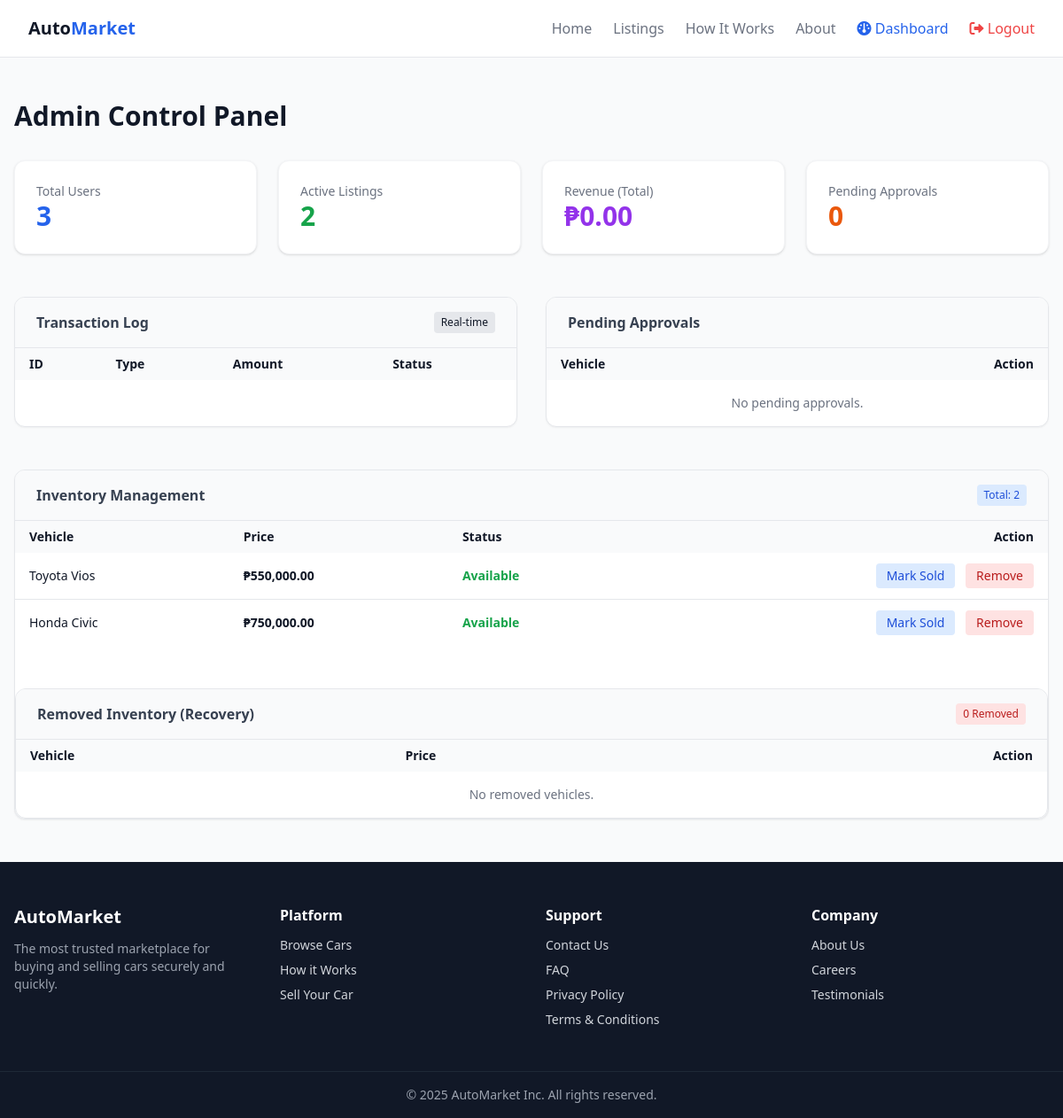
Page /admin_dashboard.php (signed in) on the committed database.
### tables this page shows
CREATE TABLE cars (
    id INT AUTO_INCREMENT PRIMARY KEY,
    seller_id INT NOT NULL,

    make VARCHAR(50) NOT NULL,
    model VARCHAR(50) NOT NULL,
    YEAR INT NOT NULL,
    price DECIMAL(10,2) NOT NULL,
    mileage INT NOT NULL,
    TYPE VARCHAR(30),
    description TEXT,

    image_url VARCHAR(255),
    views INT DEFAULT 0,

    STATUS ENUM('Available','Pending','Sold','Removed') DEFAULT 'Pending',
    action_request ENUM('mark_sold','remove') DEFAULT NULL,

    created_at TIMESTAMP DEFAULT CURRENT_TIMESTAMP,

    FOREIGN KEY (seller_id) REFERENCES users(id)
);

### admin_dashboard.php (the view, shortened to what this page needs)
<?php
include 'db.php';
include 'header.php';
$total_users = $pdo->query("SELECT COUNT(*) FROM users")->fetchColumn();
$active_listings = $pdo->query("SELECT COUNT(*) FROM cars WHERE status = 'Available'")->fetchColumn();
$pending_approvals = $pdo->query("SELECT COUNT(*) FROM cars WHERE status = 'Pending'")->fetchColumn();
$revenue = $pdo->query("
    SELECT COALESCE(SUM(amount), 0)
    FROM transactions
    WHERE status = 'Paid'
")->fetchColumn();
$inventory = $pdo->query("
    SELECT *, STATUS AS status
    FROM cars
    WHERE STATUS != 'Removed'
    ORDER BY created_at DESC
")->fetchAll(PDO::FETCH_ASSOC);
$removedCars = $pdo->query("
    SELECT *, STATUS AS status
    FROM cars
    WHERE STATUS = 'Removed'
    ORDER BY created_at DESC
")->fetchAll(PDO::FETCH_ASSOC);
?>
<div class="max-w-7xl mx-auto px-4 py-12">
    <h1 class="text-3xl font-bold text-gray-900 mb-8">Admin Control Panel</h1>
    <div class="grid grid-cols-1 md:grid-cols-4 gap-6 mb-12">
        <div class="bg-white p-6 rounded-xl shadow border border-gray-100">
            <p class="text-gray-500 text-sm">Total Users</p>
            <h2 class="text-3xl font-bold text-blue-600"><?= number_format($total_users) ?></h2>
        </div>
        <div class="bg-white p-6 rounded-xl shadow border border-gray-100">
            <p class="text-gray-500 text-sm">Active Listings</p>
            <h2 class="text-3xl font-bold text-green-600"><?= number_format($active_listings) ?></h2>
        </div>
        <div class="bg-white p-6 rounded-xl shadow border border-gray-100">
            <p class="text-gray-500 text-sm">Revenue (Total)</p>
            <h2 class="text-3xl font-bold text-purple-600">₱<?= number_format($revenue, 2) ?></h2>
        </div>
        <div class="bg-white p-6 rounded-xl shadow border border-gray-100">
            <p class="text-gray-500 text-sm">Pending Approvals</p>
            <h2 class="text-3xl font-bold text-orange-600"><?= number_format($pending_approvals) ?></h2>
        </div>
    </div>
    <div class="grid grid-cols-1 lg:grid-cols-2 gap-8">
      <div class="bg-white rounded-xl shadow-sm border overflow-hidden">
    <div class="px-6 py-4 border-b bg-gray-50 flex justify-between items-center">
        <h3 class="font-bold text-gray-700">Transaction Log</h3>
        <span class="text-xs bg-gray-200 px-2 py-1 rounded">Real-time</span>
    </div>
    <div class="max-h-[250px] overflow-y-auto">
        <table class="min-w-full text-sm">
            <thead class="bg-gray-50 sticky top-0 z-10">
                <tr>
                    <th class="px-4 py-2 text-left">ID</th>
                    <th class="px-4 py-2 text-left">Type</th>
                    <th class="px-4 py-2 text-left">Amount</th>
                    <th class="px-4 py-2 text-left">Status</th>
                </tr>
            </thead>
            </table>
        </div>
      </div>
        <div class="bg-white rounded-xl shadow-sm border overflow-hidden">
            <div class="px-6 py-4 border-b bg-gray-50">
                <h3 class="font-bold text-gray-700">Pending Approvals</h3>
            </div>
    <div class="max-h-[250px] overflow-y-auto">
        <table class="min-w-full text-sm">
            <thead class="bg-gray-50 sticky top-0 z-10">
                <tr>
                        <th class="px-4 py-2 text-left">Vehicle</th>
                        <th class="px-4 py-2 text-right">Action</th>
                    </tr>
                </thead>
                <tbody class="divide-y divide-gray-200">
                    <?php
                    $stmt = $pdo->query("SELECT * FROM cars WHERE status = 'Pending'");
                    $pending = $stmt->fetchAll(PDO::FETCH_ASSOC);
                  if(count($pending) > 0) {
    foreach ($pending as $car) {
        $requestLabel = match($car['action_request']) {
            'mark_sold' => 'Mark as Sold',
            'remove' => 'Remove',
            default => 'Unknown',
        };
                            echo "<tr>
                                <td class='px-4 py-3'>{$car['year']} {$car['make']} {$car['model']}</td>
                                <td class='px-4 py-3 text-right'>
                                    <a href='?approve={$car['id']}' class='bg-green-100 text-green-700 px-3 py-1 rounded hover:bg-green-200'>Approve</a>
                                </td>
                            </tr>";
                        }
                    } else {
                        echo "<tr><td colspan='2' class='px-4 py-4 text-center text-gray-500'>No pending approvals.</td></tr>";
                    }
                    ?>
                </tbody>
            </table>
        </div>
        </div>
        </div>
    <div class="mt-12 bg-white rounded-xl shadow-sm border overflow-hidden">
        <div class="px-6 py-4 border-b bg-gray-50 flex justify-between items-center">
            <h3 class="font-bold text-gray-700">Inventory Management</h3>
            <span class="text-xs bg-blue-100 text-blue-700 px-2 py-1 rounded">
                Total: <?= count($inventory) ?>
            </span>
        </div>
    <div class="max-h-[250px] overflow-y-auto">
        <table class="min-w-full text-sm">
            <thead class="bg-gray-50 sticky top-0 z-10">
                <tr>
                    <th class="px-4 py-2 text-left">Vehicle</th>
                    <th class="px-4 py-2 text-left">Price</th>
                    <th class="px-4 py-2 text-left">Status</th>
                    <th class="px-4 py-2 text-right">Action</th>
                </tr>
            </thead>
            <tbody class="divide-y divide-gray-200">
                <?php foreach($inventory as $car):
                    $statusColor = match($car['status']) {
                        'Available' => 'text-green-600',
                        'Sold' => 'text-blue-600',
                        'Pending' => 'text-orange-600',
                        default => 'text-gray-500'
                    };
                ?>
                <tr>
                    <td class="px-4 py-3"><?= $car['year'] ?> <?= $car['make'] ?> <?= $car['model'] ?></td>
                    <td class="px-4 py-3 font-bold">₱<?= number_format($car['price'], 2) ?></td>
                    <td class="px-4 py-3 font-semibold <?= $statusColor ?>"><?= $car['status'] ?></td>
                    <td class="px-4 py-3 text-right space-x-2 whitespace-nowrap">
    <?php if($car['status'] === 'Available'): ?>
        <button onclick="confirmAction('mark_sold', <?= $car['id'] ?>, 'Mark this vehicle as SOLD?')"
            class="bg-blue-100 text-blue-700 px-3 py-1 rounded hover:bg-blue-200">
            Mark Sold
        </button>
    <?php endif; ?>
    <button onclick="confirmAction('remove', <?= $car['id'] ?>, 'Remove this vehicle from inventory?')"
        class="bg-red-100 text-red-700 px-3 py-1 rounded hover:bg-red-200">
        Remove
    </button>
</td>
                </tr>
                <?php endforeach; ?>
            </tbody>
        </table>
    </div>
<div class="mt-12 bg-white rounded-xl shadow-sm border overflow-hidden">
    <div class="px-6 py-4 border-b bg-gray-50 flex justify-between items-center">
        <h3 class="font-bold text-gray-700">Removed Inventory (Recovery)</h3>
        <span class="text-xs bg-red-100 text-red-700 px-2 py-1 rounded">
            <?= count($removedCars) ?> Removed
        </span>
    </div>
    <div class="max-h-[250px] overflow-y-auto">
        <table class="min-w-full text-sm">
            <thead class="bg-gray-50 sticky top-0 z-10">
                <tr>
                    <th class="px-4 py-2 text-left">Vehicle</th>
                    <th class="px-4 py-2 text-left">Price</th>
                    <th class="px-4 py-2 text-right">Action</th>
                </tr>
            </thead>
        <tbody class="divide-y divide-gray-200">
            <?php if(count($removedCars) > 0): ?>
                <?php foreach($removedCars as $car): ?>
                <tr>
                    <td class="px-4 py-3">
                        <?= $car['year'] ?> <?= $car['make'] ?> <?= $car['model'] ?>
                    </td>
                    <td class="px-4 py-3 font-bold">
                        ₱<?= number_format($car['price'], 2) ?>
                    </td>
                    <td class="px-4 py-3 text-right">
                        <button onclick="confirmAction('restore', <?= $car['id'] ?>, 'Restore this vehicle?')"
                         class="bg-green-100 text-green-700 px-3 py-1 rounded hover:bg-green-200">
                             Restore
                               </button>
                    </td>
                </tr>
                <?php endforeach; ?>
            <?php else: ?>
                <tr>
                    <td colspan="3" class="px-4 py-4 text-center text-gray-500">
                        No removed vehicles.
                    </td>
                </tr>
            <?php endif; ?>
        </tbody>
    </table>
</div>
<?php include 'footer.php'; ?>

### header.php (shortened to what this page needs)
<!DOCTYPE html>
<html lang="en">
<head>
    <script src="https://cdn.tailwindcss.com"></script>
    <link href="https://cdnjs.cloudflare.com/ajax/libs/font-awesome/6.0.0/css/all.min.css" rel="stylesheet">
</head>
<body class="bg-gray-50 text-gray-900 font-sans flex flex-col min-h-screen">
<nav class="bg-white border-b border-gray-200 sticky top-0 z-50">
    <div class="max-w-7xl mx-auto px-4 sm:px-6 lg:px-8">
        <div class="flex justify-between h-16">
            <div class="flex items-center">
                <a href="index.php" class="text-xl font-bold text-gray-900">
                    Auto<span class="text-blue-600">Market</span>
                </a>
            </div>
            <div class="flex items-center space-x-6">
                <a href="index.php" class="text-gray-500 hover:text-blue-600 font-medium">
                    Home
                </a>
                <a href="listings.php" class="text-gray-500 hover:text-blue-600 font-medium">
                    Listings
                </a>
                <a href="how_it_works.php" class="text-gray-500 hover:text-blue-600 font-medium">
                    How It Works
                </a>
                <a href="about.php" class="text-gray-500 hover:text-blue-600 font-medium">
                    About
                </a>
                <?php if (isset($_SESSION['role'])): ?>
                    <?php if ($_SESSION['role'] === 'seller'): ?>
                        <a href="seller_dashboard.php" class="text-blue-600 font-medium">
                            <i class="fas fa-gauge"></i> Dashboard
                        </a>
                    <?php elseif ($_SESSION['role'] === 'buyer'): ?>
                        <a href="buyer_dashboard.php" class="text-blue-600 font-medium">
                            <i class="fas fa-gauge"></i> Dashboard
                        </a>
                    <?php elseif ($_SESSION['role'] === 'admin'): ?>
                        <a href="admin_dashboard.php" class="text-blue-600 font-medium">
                            <i class="fas fa-gauge"></i> Dashboard
                        </a>
                    <?php endif; ?>
                    <a href="logout.php" class="text-red-500 font-medium">
                        <i class="fas fa-sign-out-alt"></i> Logout
                    </a>
                <?php endif; ?>
            </div>
        </div>
    </div>
</nav>
<main class="flex-grow">

### footer.php
</main>
<footer class="bg-gray-900 text-gray-300 mt-auto">
    <div class="max-w-7xl mx-auto px-4 py-12 grid grid-cols-1 md:grid-cols-4 gap-8">
        <div>
            <h2 class="text-white text-xl font-bold mb-3">AutoMarket</h2>
            <p class="text-sm text-gray-400">
                The most trusted marketplace for buying and selling cars securely and quickly.
            </p>
        </div>
        <div>
            <h3 class="text-white font-semibold mb-3">Platform</h3>
            <ul class="space-y-2 text-sm">
                <li><a href="listings.php" class="hover:text-white">Browse Cars</a></li>
                <li><a href="how_it_works.php" class="hover:text-white">How it Works</a></li>
                <li><a href="listings.php" class="hover:text-white">Sell Your Car</a></li>
            </ul>
        </div>
        <div>
            <h3 class="text-white font-semibold mb-3">Support</h3>
            <ul class="space-y-2 text-sm">
                <li><a href="contact.php" class="hover:text-white">Contact Us</a></li>
                <li><a href="faq.php" class="hover:text-white">FAQ</a></li>
                <li><a href="privacy.php" class="hover:text-white">Privacy Policy</a></li>
                <li><a href="terms.php" class="hover:text-white">Terms & Conditions</a></li>
            </ul>
        </div>
        <div>
            <h3 class="text-white font-semibold mb-3">Company</h3>
            <ul class="space-y-2 text-sm">
                <li><a href="about.php" class="hover:text-white">About Us</a></li>
                <li><a href="careers.php" class="hover:text-white">Careers</a></li>
                <li><a href="#" class="hover:text-white">Testimonials</a></li>
            </ul>
        </div>
    </div>
    <div class="border-t border-gray-800 py-4 text-center text-sm text-gray-400">
        © 2025 AutoMarket Inc. All rights reserved.
    </div>
</footer>
</body>
</html>

### rows in the picture
cars: make "Toyota", model "Vios", price "550,000.00", STATUS "Available"
cars: make "Honda", model "Civic", price "750,000.00", STATUS "Available"

### other values in the picture
$total_users "3"
$active_listings "2"
$revenue "0.00"
$pending_approvals "0"
count($inventory) "2"
count($removedCars) "0"
